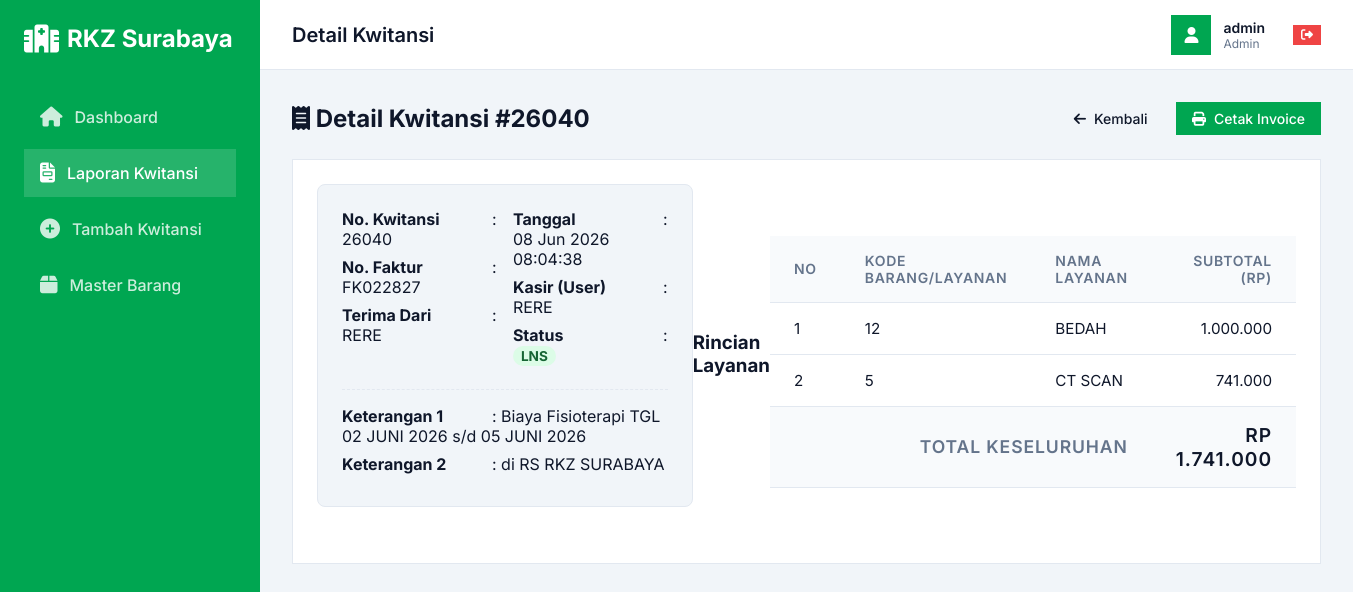
Page /detail_kwitansi.php?id=26040 (signed in) on the committed database.
### tables this page shows
CREATE TABLE IF NOT EXISTS `Kwit_manual_h` (
  `st` varchar(10) DEFAULT NULL,
  `no_kwitansi` varchar(20) NOT NULL,
  `no_faktur` varchar(20) DEFAULT NULL,
  `terima_dari` varchar(100) DEFAULT NULL,
  `Jumlah` decimal(15,2) DEFAULT NULL,
  `keterangan1` varchar(255) DEFAULT NULL,
  `keterangan2` varchar(255) DEFAULT NULL,
  `user` varchar(50) DEFAULT NULL,
  `tgl_kwitansi` date DEFAULT NULL,
  `jam` time DEFAULT NULL,
  `date_created` datetime DEFAULT CURRENT_TIMESTAMP,
  PRIMARY KEY (`no_kwitansi`)
);

CREATE TABLE IF NOT EXISTS `Kwit_manual_d` (
  `id` int(11) NOT NULL AUTO_INCREMENT,
  `no_faktur` varchar(20) DEFAULT NULL,
  `Kd_brg` varchar(10) DEFAULT NULL,
  `nama` varchar(100) DEFAULT NULL,
  `jumlah` decimal(15,2) DEFAULT NULL,
  PRIMARY KEY (`id`)
);

### detail_kwitansi.php (the view, shortened to what this page needs)
<?php
require_once 'config/database.php';
$no_kwitansi = isset($_GET['id']) ? $_GET['id'] : '';
$stmtH = $conn->prepare("SELECT * FROM Kwit_manual_h WHERE no_kwitansi = :id");
$stmtH->execute([':id' => $no_kwitansi]);
$header = $stmtH->fetch(PDO::FETCH_ASSOC);
$stmtD = $conn->prepare("SELECT * FROM Kwit_manual_d WHERE no_faktur = :faktur");
$stmtD->execute([':faktur' => $header['no_faktur']]);
$details = $stmtD->fetchAll(PDO::FETCH_ASSOC);
?>
<!DOCTYPE html>
<html lang="id">
<head>
    <link rel="stylesheet" href="assets/css/style.css">
    <link rel="stylesheet" href="https://cdnjs.cloudflare.com/ajax/libs/font-awesome/6.4.0/css/all.min.css">
</head>
<body>
    <?php include 'components/sidebar.php'; ?>
    <main class="main-content">
        <?php include 'components/topbar.php'; ?>
        <div class="content-area">
            <div style="display: flex; justify-content: space-between; align-items: center; margin-bottom: 1.5rem;">
                <h2 style="color: var(--text-main);"><i class="fas fa-receipt"></i> Detail Kwitansi #<?= htmlspecialchars($header['no_kwitansi']) ?></h2>
                <div>
                    <a href="laporan.php" class="btn" style="background-color: #f1f5f9; color: var(--text-main);"><i class="fas fa-arrow-left"></i> Kembali</a>
                    <a href="cetak_invoice.php?id=<?= urlencode($header['no_kwitansi']) ?>" target="_blank" class="btn btn-primary" style="margin-left: 0.5rem;"><i class="fas fa-print"></i> Cetak Invoice</a>
                </div>
            </div>
            <div class="card">
                <div class="detail-box">
                    <div style="display: grid; grid-template-columns: 1fr 1fr; gap: 1rem;">
                        <div>
                            <p><strong>No. Kwitansi</strong>: <?= htmlspecialchars($header['no_kwitansi']) ?></p>
                            <p><strong>No. Faktur</strong>: <?= htmlspecialchars($header['no_faktur']) ?></p>
                            <p><strong>Terima Dari</strong>: <?= htmlspecialchars($header['terima_dari']) ?></p>
                        </div>
                        <div>
                            <p><strong>Tanggal</strong>: <?= date('d M Y', strtotime($header['tgl_kwitansi'])) ?> <?= htmlspecialchars($header['jam']) ?></p>
                            <p><strong>Kasir (User)</strong>: <?= htmlspecialchars($header['user']) ?></p>
                            <p><strong>Status</strong>: <span style="background: #dcfce7; color: #166534; padding: 2px 8px; border-radius: 12px; font-weight: bold; font-size: 0.85rem;"><?= htmlspecialchars($header['st']) ?></span></p>
                        </div>
                    </div>
                    <div style="margin-top: 1rem; padding-top: 1rem; border-top: 1px dashed var(--border-color);">
                        <p><strong>Keterangan 1</strong>: <?= htmlspecialchars($header['keterangan1']) ?></p>
                        <p><strong>Keterangan 2</strong>: <?= htmlspecialchars($header['keterangan2']) ?></p>
                    </div>
                </div>
                <h3 style="margin-bottom: 1rem;">Rincian Layanan</h3>
                <div class="table-responsive">
                    <table class="table">
                        <thead>
                            <tr>
                                <th>No</th>
                                <th>Kode Barang/Layanan</th>
                                <th>Nama Layanan</th>
                                <th style="text-align: right;">Subtotal (Rp)</th>
                            </tr>
                        </thead>
                        <tbody>
                            <?php if (count($details) === 0): ?>
                            <tr>
                                <td colspan="4" style="text-align: center;">Tidak ada detail layanan untuk kwitansi ini.</td>
                            </tr>
                            <?php else: ?>
                                <?php $no = 1; foreach ($details as $row): ?>
                                <tr>
                                    <td><?= $no++ ?></td>
                                    <td><?= htmlspecialchars($row['Kd_brg']) ?></td>
                                    <td><?= htmlspecialchars($row['nama']) ?></td>
                                    <td style="text-align: right;"><?= number_format($row['jumlah'], 0, ',', '.') ?></td>
                                </tr>
                                <?php endforeach; ?>
                            <?php endif; ?>
                        </tbody>
                        <tfoot>
                            <tr>
                                <th colspan="3" style="text-align: right; font-size: 1.1rem;">TOTAL KESELURUHAN</th>
                                <th style="text-align: right; font-size: 1.2rem; color: var(--primary-color);">Rp <?= number_format($header['Jumlah'], 0, ',', '.') ?></th>
                            </tr>
                        </tfoot>
                    </table>
                </div>
            </div>
        </div>
    </main>
</body>
</html>

### assets/css/style.css (style rules this page uses)
:root { --primary: #00A651; --primary-hover: #008B45; --secondary: #64748b; --bg-color: #f1f5f9; --card-bg: #ffffff; --text-main: #0f172a; --text-muted: #64748b; --border-color: #e2e8f0; --success: #10b981; --danger: #ef4444; --font-family: 'Inter', sans-serif; --radius: 0; }
* { box-sizing: border-box; margin: 0; padding: 0; }
body { font-family: var(--font-family); background-color: var(--bg-color); color: var(--text-main); display: flex; min-height: 100vh; }
.main-content { flex: 1; margin-left: 260px; display: flex; flex-direction: column; }
.content-area { padding: 2rem; }
.card { background-color: var(--card-bg); padding: 1.5rem; border: 1px solid var(--border-color); display: flex; align-items: center; justify-content: space-between; }
table { width: 100%; border-collapse: collapse; }
th { text-align: left; padding: 1rem 1.5rem; background-color: #f8fafc; color: var(--text-muted); font-weight: 600; font-size: 0.875rem; text-transform: uppercase; letter-spacing: 0.05em; border-bottom: 1px solid var(--border-color); }
td { padding: 1rem 1.5rem; border-bottom: 1px solid var(--border-color); color: var(--text-main); font-size: 0.95rem; }
.btn { display: inline-flex; align-items: center; gap: 0.5rem; padding: 0.5rem 1rem; font-weight: 500; cursor: pointer; border: none; transition: all 0.2s; text-decoration: none; font-size: 0.875rem; }
.btn-primary { background-color: var(--primary); color: white; }

### detail_kwitansi.php (style rules this page uses)
.detail-box { background: var(--bg-color); padding: 1.5rem; border-radius: 8px; border: 1px solid var(--border-color); margin-bottom: 2rem; }
.detail-box p { margin-bottom: 0.5rem; color: var(--text-main); }
.detail-box strong { display: inline-block; width: 150px; }

### rows in the picture
kwit_manual_h: no_kwitansi "26040", no_faktur "FK022827", terima_dari "RERE", tgl_kwitansi "08 Jun 2026", jam "08:04:38", user "RERE", st "LNS", keterangan1 "Biaya Fisioterapi TGL 02 JUNI 2026 s/d 05 JUNI 2026", keterangan2 "di RS RKZ SURABAYA", Jumlah "1.741.000"
kwit_manual_d: Kd_brg "12", nama "BEDAH", jumlah "1.000.000"
kwit_manual_d: Kd_brg "5", nama "CT SCAN", jumlah "741.000"

### other values in the picture
$page_title "Detail Kwitansi"
$username_display "admin"
$role_display "Admin"
